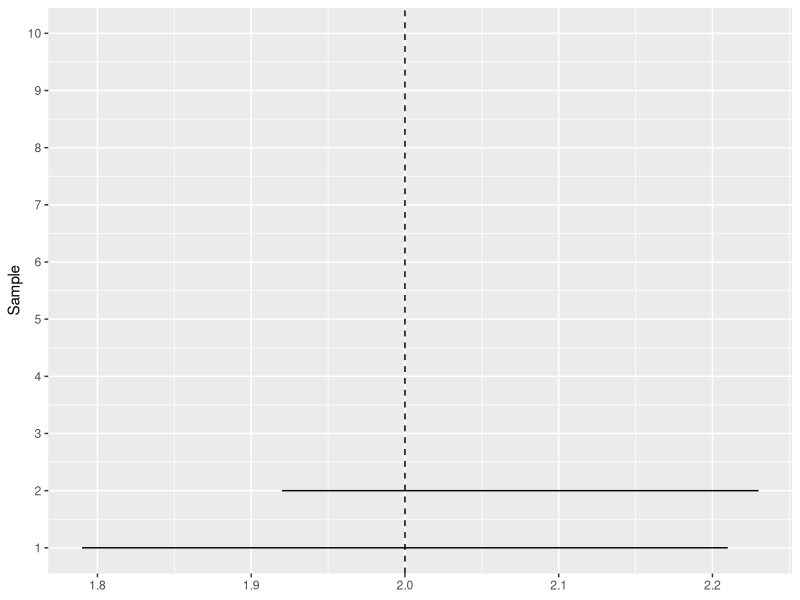
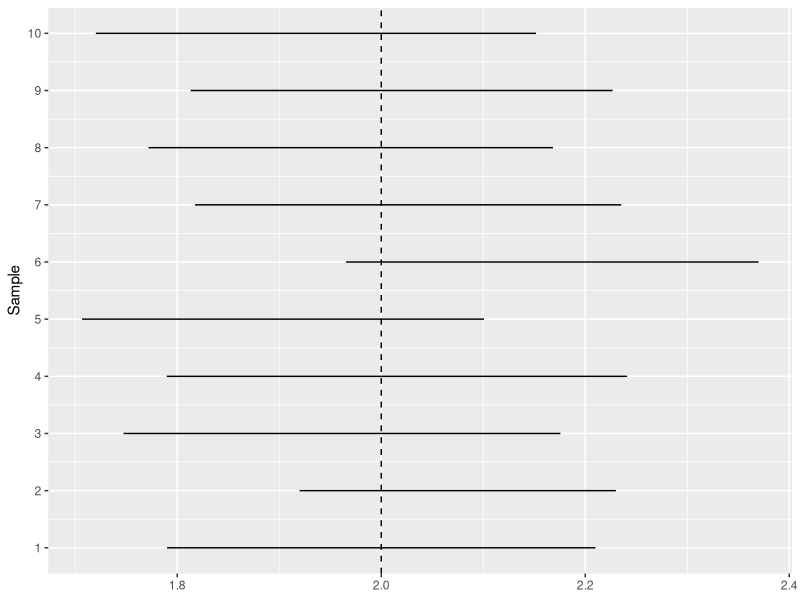
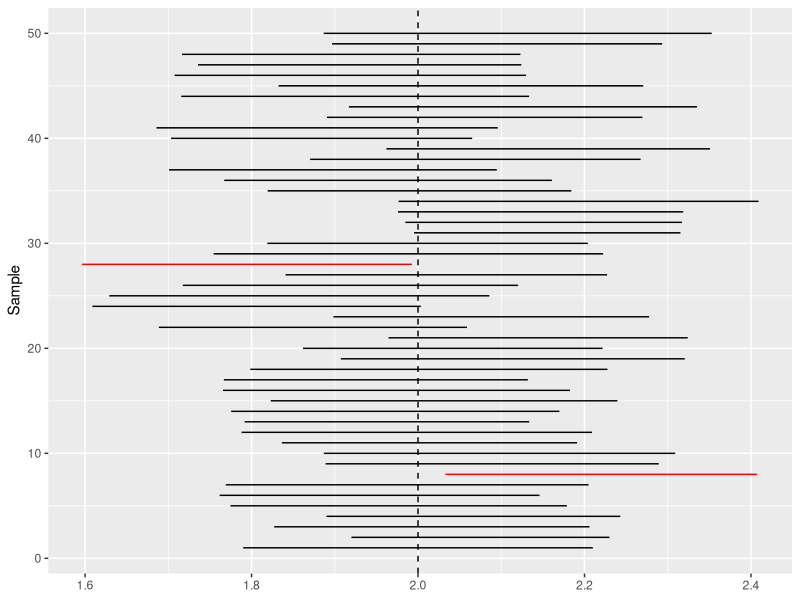
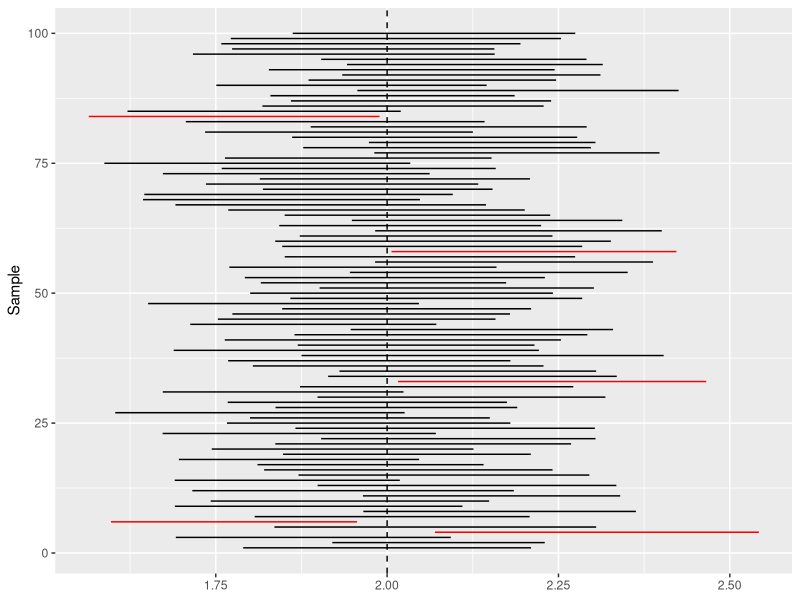

These figures' R source, in order:
## ---- chunk 1

## ---- chunk 2
set.seed(7)
n <- 100
sample <- data.frame(
  Age = rnorm(n, 30, 10)
)
sample$Wage <- 2 * sample$Age + rnorm(n, 0, 10)
## ---- chunk 3
head(sample)
## ---- chunk 4
n <- 100
sample2 <- data.frame(
  Age = rnorm(n, 30, 10)
)
sample2$Wage <- 2 * sample2$Age + rnorm(n, 0, 10)
## ---- chunk 5
head(sample)
## ---- chunk 6
head(sample2)
## ---- chunk 7
library(tidyverse)
library(broom)
lm(Wage ~ Age, sample) %>%
  tidy(conf.int = TRUE) %>%
  knitr::kable()
## ---- chunk 8
lm(Wage ~ Age, sample) %>%
  tidy(conf.int = TRUE) %>%
  knitr::kable()
## ---- chunk 9
lm(Wage ~ Age, sample) %>%
  tidy(conf.int = TRUE) %>%
  knitr::kable()
## ---- chunk 10
lm(Wage ~ Age, sample2) %>%
  tidy(conf.int = TRUE) %>%
  knitr::kable()
## ---- chunk 11
lm(Wage ~ Age, sample2) %>%
  tidy(conf.int = TRUE) %>%
  knitr::kable()
## ---- chunk 12
data.frame(
  lb = c(1.79, 1.92),
  ub = c(2.21, 2.23),
  id = c(1, 2)
) -> cis
cis %>%
  ggplot(aes(y = id)) +
  geom_linerange(aes(xmin = lb, xmax = ub)) + 
  geom_vline(xintercept = 2, lty = 2) +
  scale_y_continuous("Sample", limits = c(1, 10),
                     breaks = 1:10)
## ---- chunk 13
get_ci <- function(id) {
  tibble(
    Age = rnorm(n, 30, 10),
    Wage = 2 * Age + rnorm(n, 1, 10)
  ) %>%
    lm(Wage ~ Age, data = .) %>%
    confint() %>%
    .[2, ] -> ci
  tibble(lb = ci[1],
         ub = ci[2], 
         id = id)
}
map_df(3:10, get_ci) %>%
  bind_rows(cis) %>%
  mutate(col = ifelse(lb > 2 | ub < 2, "yes", "no")) %>%
  ggplot(aes(y = id, color = col)) +
  geom_linerange(aes(xmin = lb, xmax = ub)) + 
  geom_vline(xintercept = 2, lty = 2) +
  scale_y_continuous("Sample",
                     breaks = 1:10) +
  scale_color_manual(values = c("black", "red")) +
  theme(legend.position = "none")
## ---- chunk 14

map_df(3:50, get_ci) %>%
  bind_rows(cis) %>%
  mutate(col = ifelse(lb > 2 | ub < 2, "yes", "no")) %>%
  ggplot(aes(y = id, color = col)) +
  geom_linerange(aes(xmin = lb, xmax = ub)) + 
  geom_vline(xintercept = 2, lty = 2) +
  scale_y_continuous("Sample") +
  scale_color_manual(values = c("black", "red")) +
  theme(legend.position = "none")
## ---- chunk 15

map_df(3:100, get_ci) %>%
  bind_rows(cis) %>%
  mutate(col = ifelse(lb > 2 | ub < 2, "yes", "no")) %>%
  ggplot(aes(y = id, color = col)) +
  geom_linerange(aes(xmin = lb, xmax = ub)) + 
  geom_vline(xintercept = 2, lty = 2) +
  scale_y_continuous("Sample") +
  scale_color_manual(values = c("black", "red")) +
  theme(legend.position = "none")
